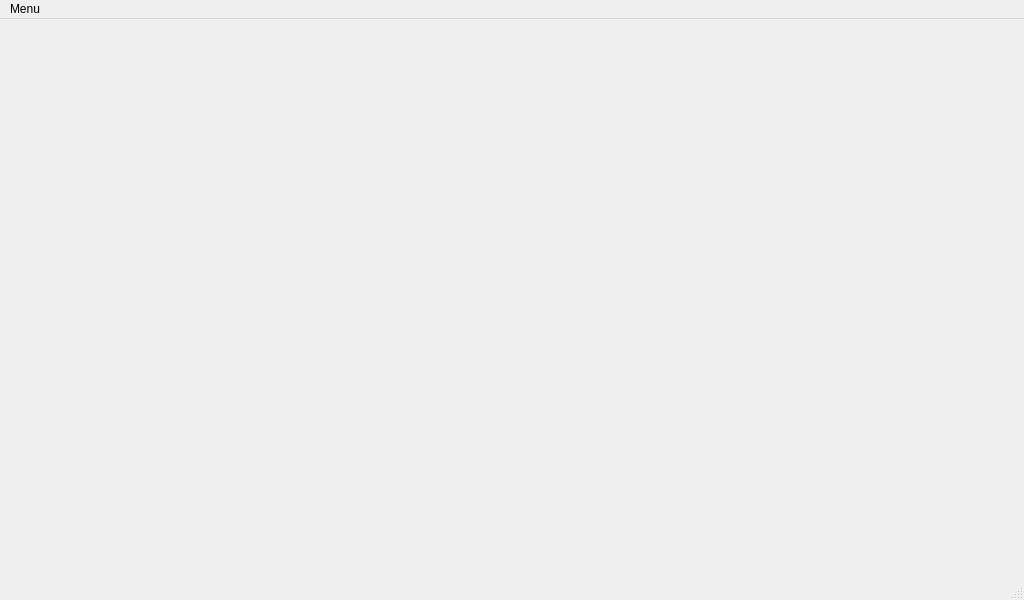
<?xml version="1.0" encoding="UTF-8"?>
<ui version="4.0">
 <class>MainWindow</class>
 <widget class="QMainWindow" name="MainWindow">
  <property name="geometry">
   <rect>
    <x>0</x>
    <y>0</y>
    <width>1024</width>
    <height>600</height>
   </rect>
  </property>
  <property name="minimumSize">
   <size>
    <width>640</width>
    <height>400</height>
   </size>
  </property>
  <property name="windowTitle">
   <string>Consoden Tank battle</string>
  </property>
  <property name="styleSheet">
   <string notr="true"/>
  </property>
  <widget class="QWidget" name="centralWidget">
   <property name="styleSheet">
    <string notr="true"/>
   </property>
   <layout class="QHBoxLayout" name="horizontalLayout_2">
    <item>
     <layout class="QHBoxLayout" name="horizontalLayout"/>
    </item>
   </layout>
  </widget>
  <widget class="QMenuBar" name="menuBar">
   <property name="geometry">
    <rect>
     <x>0</x>
     <y>0</y>
     <width>1024</width>
     <height>20</height>
    </rect>
   </property>
   <widget class="QMenu" name="menuMenu">
    <property name="title">
     <string>Menu</string>
    </property>
    <addaction name="actionNew_game"/>
    <addaction name="actionRestart_game"/>
    <addaction name="actionStop_game"/>
    <addaction name="separator"/>
   </widget>
   <addaction name="menuMenu"/>
  </widget>
  <widget class="QStatusBar" name="statusBar"/>
  <action name="actionNew_game">
   <property name="text">
    <string>New game...</string>
   </property>
   <property name="shortcut">
    <string>Ctrl+N</string>
   </property>
  </action>
  <action name="actionRestart_game">
   <property name="text">
    <string>Restart game</string>
   </property>
  </action>
  <action name="actionSave_game_field">
   <property name="text">
    <string>Save game field</string>
   </property>
  </action>
  <action name="actionStop_game">
   <property name="text">
    <string>Stop game</string>
   </property>
   <property name="shortcut">
    <string>Ctrl+E</string>
   </property>
  </action>
 </widget>
 <layoutdefault spacing="6" margin="11"/>
 <resources/>
 <connections>
  <connection>
   <sender>actionNew_game</sender>
   <signal>triggered()</signal>
   <receiver>MainWindow</receiver>
   <slot>OnActionNewGame()</slot>
   <hints>
    <hint type="sourcelabel">
     <x>-1</x>
     <y>-1</y>
    </hint>
    <hint type="destinationlabel">
     <x>199</x>
     <y>149</y>
    </hint>
   </hints>
  </connection>
  <connection>
   <sender>actionRestart_game</sender>
   <signal>triggered()</signal>
   <receiver>MainWindow</receiver>
   <slot>OnActionRestartGame()</slot>
   <hints>
    <hint type="sourcelabel">
     <x>-1</x>
     <y>-1</y>
    </hint>
    <hint type="destinationlabel">
     <x>199</x>
     <y>149</y>
    </hint>
   </hints>
  </connection>
  <connection>
   <sender>actionSave_game_field</sender>
   <signal>triggered()</signal>
   <receiver>MainWindow</receiver>
   <slot>OnActionSaveGame()</slot>
   <hints>
    <hint type="sourcelabel">
     <x>-1</x>
     <y>-1</y>
    </hint>
    <hint type="destinationlabel">
     <x>199</x>
     <y>149</y>
    </hint>
   </hints>
  </connection>
  <connection>
   <sender>actionStop_game</sender>
   <signal>triggered()</signal>
   <receiver>MainWindow</receiver>
   <slot>OnActionStopGame()</slot>
   <hints>
    <hint type="sourcelabel">
     <x>-1</x>
     <y>-1</y>
    </hint>
    <hint type="destinationlabel">
     <x>499</x>
     <y>343</y>
    </hint>
   </hints>
  </connection>
 </connections>
 <slots>
  <slot>OnActionNewGame()</slot>
  <slot>OnActionRestartGame()</slot>
  <slot>OnActionSaveGame()</slot>
  <slot>OnActionStopGame()</slot>
  <slot>OnActionScale()</slot>
 </slots>
</ui>
